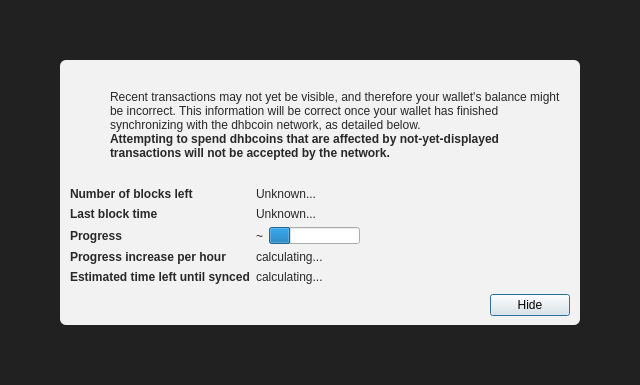
<?xml version="1.0" encoding="UTF-8"?>
<ui version="4.0">
 <class>ModalOverlay</class>
 <widget class="ModalOverlay" name="ModalOverlay">
  <property name="geometry">
   <rect>
    <x>0</x>
    <y>0</y>
    <width>640</width>
    <height>385</height>
   </rect>
  </property>
  <property name="windowTitle">
   <string>Form</string>
  </property>
  <layout class="QVBoxLayout" name="verticalLayout" stretch="0">
   <property name="sizeConstraint">
    <enum>QLayout::SetDefaultConstraint</enum>
   </property>
   <property name="leftMargin">
    <number>0</number>
   </property>
   <property name="topMargin">
    <number>0</number>
   </property>
   <property name="rightMargin">
    <number>0</number>
   </property>
   <property name="bottomMargin">
    <number>0</number>
   </property>
   <item>
    <widget class="QWidget" name="bgWidget" native="true">
     <property name="styleSheet">
      <string notr="true">#bgWidget { background: rgba(0,0,0,220); }</string>
     </property>
     <layout class="QVBoxLayout" name="verticalLayoutMain" stretch="1">
      <property name="leftMargin">
       <number>60</number>
      </property>
      <property name="topMargin">
       <number>60</number>
      </property>
      <property name="rightMargin">
       <number>60</number>
      </property>
      <property name="bottomMargin">
       <number>60</number>
      </property>
      <item>
       <widget class="QWidget" name="contentWidget" native="true">
        <property name="styleSheet">
         <string notr="true">#contentWidget { background: rgba(255,255,255,240); border-radius: 6px; }

QLabel { color: rgb(40,40,40);  }</string>
        </property>
        <layout class="QVBoxLayout" name="verticalLayoutSub" stretch="1,0,0,0">
         <property name="spacing">
          <number>0</number>
         </property>
         <property name="leftMargin">
          <number>10</number>
         </property>
         <property name="topMargin">
          <number>10</number>
         </property>
         <property name="rightMargin">
          <number>10</number>
         </property>
         <property name="bottomMargin">
          <number>10</number>
         </property>
         <item>
          <layout class="QHBoxLayout" name="horizontalLayoutIconText" stretch="0,1">
           <property name="topMargin">
            <number>20</number>
           </property>
           <item>
            <layout class="QVBoxLayout" name="verticalLayoutIcon">
             <property name="leftMargin">
              <number>0</number>
             </property>
             <item>
              <widget class="QPushButton" name="warningIcon">
               <property name="enabled">
                <bool>false</bool>
               </property>
               <property name="text">
                <string/>
               </property>
               <property name="icon">
                <iconset>
                 <normaloff>:/icons/warning</normaloff>
                 <disabledoff>:/icons/warning</disabledoff>:/icons/warning</iconset>
               </property>
               <property name="iconSize">
                <size>
                 <width>48</width>
                 <height>48</height>
                </size>
               </property>
               <property name="flat">
                <bool>true</bool>
               </property>
              </widget>
             </item>
             <item>
              <spacer name="verticalSpacerWarningIcon">
               <property name="orientation">
                <enum>Qt::Vertical</enum>
               </property>
               <property name="sizeHint" stdset="0">
                <size>
                 <width>20</width>
                 <height>40</height>
                </size>
               </property>
              </spacer>
             </item>
            </layout>
           </item>
           <item>
            <layout class="QVBoxLayout" name="verticalLayoutInfoText">
             <property name="leftMargin">
              <number>0</number>
             </property>
             <property name="topMargin">
              <number>0</number>
             </property>
             <item>
              <widget class="QLabel" name="infoText">
               <property name="text">
                <string>Recent transactions may not yet be visible, and therefore your wallet's balance might be incorrect. This information will be correct once your wallet has finished synchronizing with the dhbcoin network, as detailed below.</string>
               </property>
               <property name="textFormat">
                <enum>Qt::RichText</enum>
               </property>
               <property name="wordWrap">
                <bool>true</bool>
               </property>
              </widget>
             </item>
             <item>
              <widget class="QLabel" name="infoTextStrong">
               <property name="font">
                <font>
                 <weight>75</weight>
                 <bold>true</bold>
                </font>
               </property>
               <property name="text">
                <string>Attempting to spend dhbcoins that are affected by not-yet-displayed transactions will not be accepted by the network.</string>
               </property>
               <property name="textFormat">
                <enum>Qt::RichText</enum>
               </property>
               <property name="wordWrap">
                <bool>true</bool>
               </property>
              </widget>
             </item>
             <item>
              <spacer name="verticalSpacerInTextSpace">
               <property name="orientation">
                <enum>Qt::Vertical</enum>
               </property>
               <property name="sizeHint" stdset="0">
                <size>
                 <width>20</width>
                 <height>40</height>
                </size>
               </property>
              </spacer>
             </item>
            </layout>
           </item>
          </layout>
         </item>
         <item>
          <spacer name="verticalSpacerAfterText">
           <property name="orientation">
            <enum>Qt::Vertical</enum>
           </property>
           <property name="sizeHint" stdset="0">
            <size>
             <width>20</width>
             <height>40</height>
            </size>
           </property>
          </spacer>
         </item>
         <item>
          <layout class="QFormLayout" name="formLayout">
           <property name="fieldGrowthPolicy">
            <enum>QFormLayout::FieldsStayAtSizeHint</enum>
           </property>
           <property name="horizontalSpacing">
            <number>6</number>
           </property>
           <property name="verticalSpacing">
            <number>6</number>
           </property>
           <property name="topMargin">
            <number>10</number>
           </property>
           <item row="0" column="0">
            <widget class="QLabel" name="labelNumberOfBlocksLeft">
             <property name="font">
              <font>
               <weight>75</weight>
               <bold>true</bold>
              </font>
             </property>
             <property name="text">
              <string>Number of blocks left</string>
             </property>
            </widget>
           </item>
           <item row="0" column="1">
            <widget class="QLabel" name="numberOfBlocksLeft">
             <property name="text">
              <string>Unknown...</string>
             </property>
            </widget>
           </item>
           <item row="1" column="0">
            <widget class="QLabel" name="labelLastBlockTime">
             <property name="font">
              <font>
               <weight>75</weight>
               <bold>true</bold>
              </font>
             </property>
             <property name="text">
              <string>Last block time</string>
             </property>
            </widget>
           </item>
           <item row="1" column="1">
            <widget class="QLabel" name="newestBlockDate">
             <property name="sizePolicy">
              <sizepolicy hsizetype="Maximum" vsizetype="Preferred">
               <horstretch>0</horstretch>
               <verstretch>0</verstretch>
              </sizepolicy>
             </property>
             <property name="text">
              <string>Unknown...</string>
             </property>
            </widget>
           </item>
           <item row="2" column="0">
            <widget class="QLabel" name="labelSyncDone">
             <property name="font">
              <font>
               <weight>75</weight>
               <bold>true</bold>
              </font>
             </property>
             <property name="text">
              <string>Progress</string>
             </property>
            </widget>
           </item>
           <item row="2" column="1">
            <layout class="QHBoxLayout" name="horizontalLayoutSync" stretch="0,1">
             <item>
              <widget class="QLabel" name="percentageProgress">
               <property name="text">
                <string notr="true">~</string>
               </property>
              </widget>
             </item>
             <item>
              <widget class="QProgressBar" name="progressBar">
               <property name="value">
                <number>24</number>
               </property>
               <property name="format">
                <string/>
               </property>
              </widget>
             </item>
            </layout>
           </item>
           <item row="4" column="0">
            <widget class="QLabel" name="labelProgressIncrease">
             <property name="font">
              <font>
               <weight>75</weight>
               <bold>true</bold>
              </font>
             </property>
             <property name="text">
              <string>Progress increase per hour</string>
             </property>
            </widget>
           </item>
           <item row="4" column="1">
            <widget class="QLabel" name="progressIncreasePerH">
             <property name="text">
              <string>calculating...</string>
             </property>
            </widget>
           </item>
           <item row="5" column="0">
            <widget class="QLabel" name="labelEstimatedTimeLeft">
             <property name="font">
              <font>
               <weight>75</weight>
               <bold>true</bold>
              </font>
             </property>
             <property name="text">
              <string>Estimated time left until synced</string>
             </property>
            </widget>
           </item>
           <item row="5" column="1">
            <widget class="QLabel" name="expectedTimeLeft">
             <property name="text">
              <string>calculating...</string>
             </property>
            </widget>
           </item>
          </layout>
         </item>
         <item>
          <layout class="QHBoxLayout" name="horizontalLayoutButtons">
           <property name="leftMargin">
            <number>10</number>
           </property>
           <property name="topMargin">
            <number>10</number>
           </property>
           <item>
            <spacer name="horizontalSpacer">
             <property name="orientation">
              <enum>Qt::Horizontal</enum>
             </property>
             <property name="sizeHint" stdset="0">
              <size>
               <width>40</width>
               <height>20</height>
              </size>
             </property>
            </spacer>
           </item>
           <item>
            <widget class="QPushButton" name="closeButton">
             <property name="text">
              <string>Hide</string>
             </property>
             <property name="focusPolicy">
              <enum>Qt::StrongFocus</enum>
             </property>
             <property name="default">
              <bool>true</bool>
             </property>
            </widget>
           </item>
          </layout>
         </item>
        </layout>
       </widget>
      </item>
     </layout>
    </widget>
   </item>
  </layout>
 </widget>
 <customwidgets>
  <customwidget>
   <class>ModalOverlay</class>
   <extends>QWidget</extends>
   <header>qt/modaloverlay.h</header>
   <container>1</container>
  </customwidget>
 </customwidgets>
 <resources/>
 <connections/>
</ui>
